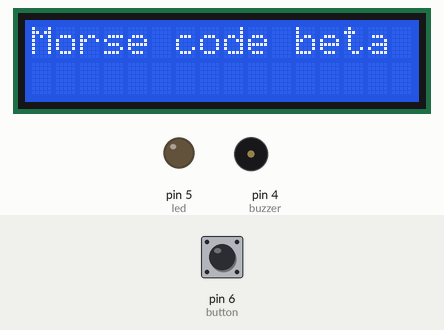
Recording of a sketch running on a simulated Arduino Uno, built with avr-gcc and run on an emulated ATmega328P. Parts: 16×2 character LCD, output pins drawn as LEDs (lit = HIGH), buzzer (waves = sounding, pin HIGH). The inputs (shaded band) are chosen by the test bench; at power-on: pin 6 (button) HIGH. What the sketch prints to the serial monitor is not drawn.

Above: at 1.2 s.
1.3 s: pin 6 (button) pulled LOW for 1 s
At 3.4 s:
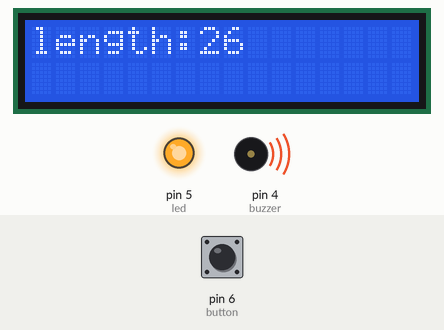
At 19.0 s:
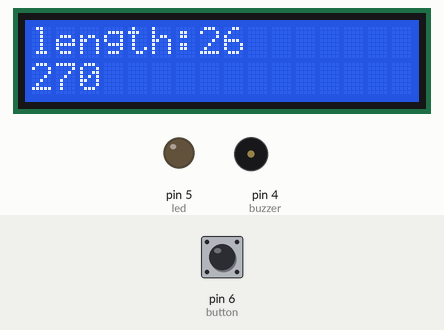
Timing chart, 0 to 19.4 s (numbered marks = the images above; inputs shaded):
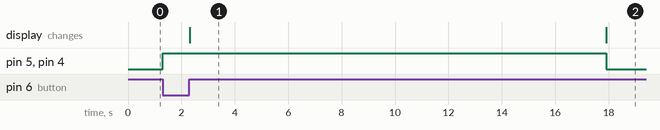

Measured:
- after the input at 1.3 s, pin 5 (led), pin 4 (buzzer): LOW → HIGH at once, → LOW 16.6 s later; the display: changes after 1.0 s (image 1)
- what the display in image 1 shows lasts 15.6 s, from 2.3 s to 17.9 s

The sketch:

morse2.ino
```cpp
//morse code translatot by andras csuri 2019
//we count the amount of time while the button is pressed on the arduino board.
//depending the length of time counted we either create a dot, or a dash or if it is a very long duration we shut down the sequence.
//When the sequence is done we compare the gathered dots and dashes with the morse codes and pass the index of the matched morse code to the
// the abc array. if we use index of the morse code on the index of the abc we should get the corresponding letter.
#include <LiquidCrystal.h>
int button = 6;
int led = 5;
int buzzer = 4;
int counter = 0;
int cursorPos =0 ;
String morseString = "";
String tempString = "";
String dash = "-";
String dot = ".";
//int cycle = 0;          //to mark the cycle of a letter (can be len 4 max)
String abc[] = {"a","b","c","d", "e","f","g","h","i","j","k","l","m","n","o","p","q","r","s","t","u","v","w","x","y","z"};
String morse[] = {".-","-...","-.-.","-..",".","..-.","--.","....","..",".---","-.-",".-..","--","-.", "---", ".--.", "--.-",".-.","...","-","..-","...-",".--","-..-","-.--","--.."};
//,G  --.,H  ....,I  ..,J  .---,K  -.-,L  .-..,M  --,N  -.,O  ---,P  .--.,Q  --.-,R  .-.,S  ...,T  -,U  ..-,V  ...-,W  .--,X  -..-,Y  -.--,Z  --..";
LiquidCrystal lcd(7, 8, 9, 10, 11, 12);


void setup() {
 pinMode(led, OUTPUT);
 pinMode(button, INPUT_PULLUP);
 pinMode(buzzer, OUTPUT);
 lcd.begin(16, 2);
 lcd.print("Morse code beta");
 Serial.begin(9600);


}

//Stream.read("c:/Users/tuba/Documents/GitHub/arduino/morsetext.txt");

void loop() {

//when the button is pressed the lcd will reset and write " length", lit the led and buzz the buzzer, then mark the actual state of the counter in miliseconds divided by ten (so thenth of seconds), also will increase the counter till the button is pressed
  while(digitalRead(button)== LOW)
  {
    lcd.clear();
    lcd.setCursor(0,0);
    lcd.print("length:");
    digitalWrite(led, HIGH);
    digitalWrite(buzzer, HIGH);
    lcd.setCursor(7,0);
    lcd.print(counter/10);

    counter ++;
  }

    /* code */

  //if the counter is less then 400 miliseconds (40 centiseconds) the array will add a dot at the actual position of the cycle
   if (counter < 40 && counter >0) //the short signal
    {

      morseString.concat(dot);
      Serial.println(morseString);

    }
  //if the counter is more than 40 centisecond the array will add a dash to the actual cycle position
    if(counter >= 40 and counter < 150)  //the long signal
    {
      morseString.concat(dash);
      Serial.println(morseString);


    }

//this is when we finish with a letter(the cycle) -holding the button longer than 150cs, then copy the array to the temparray
    if(counter >150 )
    {
      tempString = morseString;
      Serial.println("The morse code is done, the current morse is: ");
      Serial.println(morseString);
      morseString = "";
      Serial.println("The tempstring is: ");
      Serial.println(tempString);
      for(int i = 0; i < sizeof(morse); i++)
      {
        if (morse[i].equals(tempString))
        {
            Serial.println("The corrseponding letter is:");
            Serial.println(abc[i]);
            break;
        }

      }


    }


    if(counter > 0)
   {


    digitalWrite(led, LOW);
    digitalWrite(buzzer, LOW);
    lcd.setCursor(0,1);
    lcd.print(counter);
    lcd.setCursor(5,1);
    lcd.print(morseString);
   // Serial.println("The cycle: " );
   // Serial.println(cycle);


  /*  if(cycle<4)
    {
      cycle = cycle+1;

    }
    else
    {
      cycle = 0;

    }
*/
   }
    lcd.setCursor(11,0);
   // lcd.print(cycle);


    counter = 0;


   }
```
